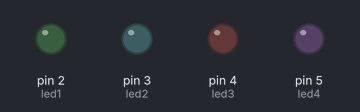
The sketch below on a simulated Arduino Uno, built with avr-gcc and run on an emulated ATmega328P. On the bench: output pins drawn as LEDs (lit = HIGH).

Above: at 0.1 s.
At 5.1 s:
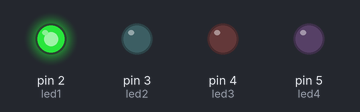
At 10.1 s:
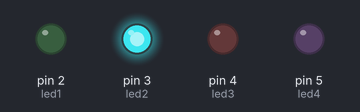
At 15.1 s:
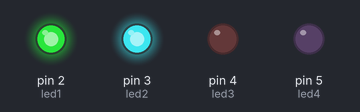
At 25.1 s:
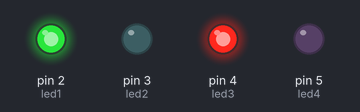
At 35.1 s:
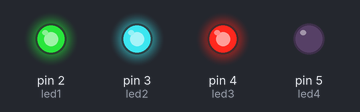
Timing chart, 0 to 36.6 s (numbered marks = the images above):
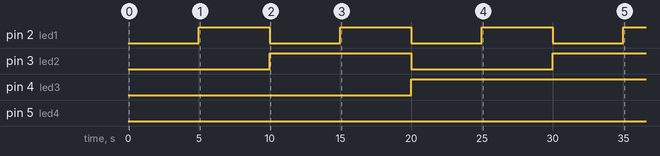

The sketch:

sketch.ino
```cpp
int led1 = 2;
int led2 = 3;
int led3 = 4;
int led4 = 5;
int contador = 0;

void setup() {
  pinMode(led1, OUTPUT);
  pinMode(led2, OUTPUT);
  pinMode(led3, OUTPUT);
  pinMode(led4, OUTPUT);
}

void loop() {
  digitalWrite(led1, bitRead(contador, 0));
  digitalWrite(led2, bitRead(contador, 1));
  digitalWrite(led3, bitRead(contador, 2));
  digitalWrite(led4, bitRead(contador, 3));

  contador++;
  if (contador > 15) {
    contador = 0;
  }

  delay(5000); // meio segundo
}
```

Measured:
- by itself, pin 2 (led1): alternates HIGH for 5.0 s and LOW for 5.0 s
- by itself, pin 3 (led2): LOW → HIGH at 10.0 s, → LOW 10.0 s later, → HIGH 10.0 s later
- by itself, pin 4 (led3): LOW → HIGH at 20.0 s
